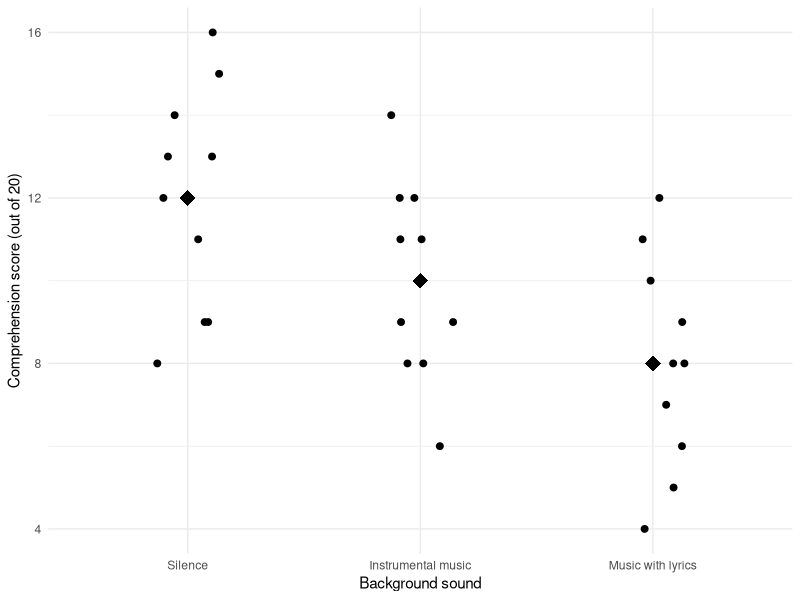
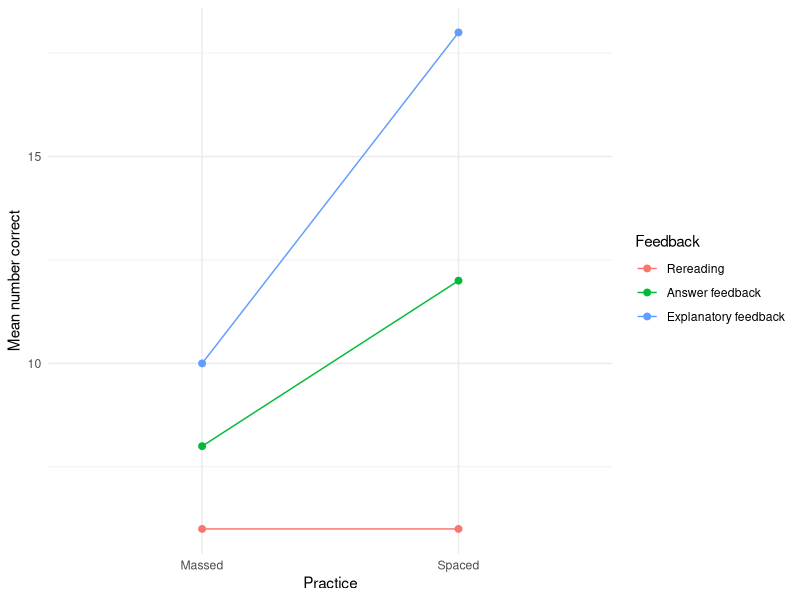
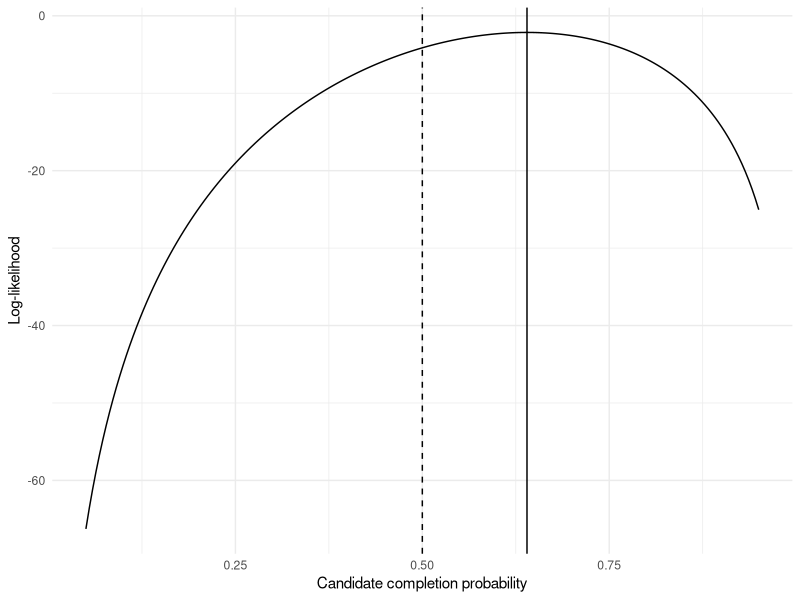
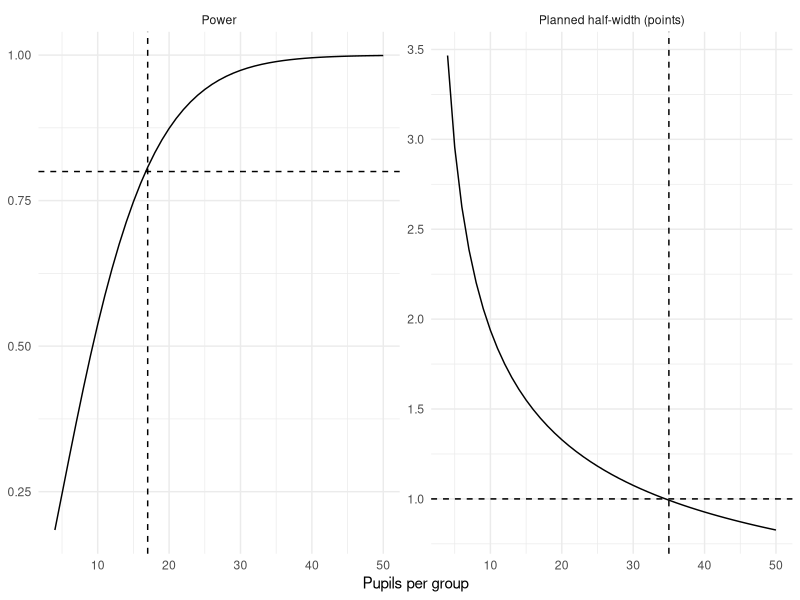

Recreate these plots in R, in order.
## ---- chunk 1
#| label: setup
#| include: false
knitr::opts_chunk$set(echo = TRUE, warning = FALSE, message = FALSE,
                     collapse = TRUE, comment = "#>")
if (knitr::is_latex_output()) knitr::opts_chunk$set(dev = "cairo_pdf")
options(digits = 10, width = 65, show.signif.stars = FALSE)
## ---- chunk 2
#| label: ch06-sound-setup
sound_data <- data.frame(
  sound = factor(rep(c("Silence", "Instrumental music",
    "Music with lyrics"), each = 10),
    levels = c("Silence", "Instrumental music",
      "Music with lyrics")),
  score = c(8, 9, 9, 11, 12, 13, 13, 14, 15, 16,
    6, 8, 8, 9, 9, 11, 11, 12, 12, 14,
    4, 5, 6, 7, 8, 8, 9, 10, 11, 12))
table(sound_data$sound)
with(sound_data, tapply(score, sound, mean))
with(sound_data, tapply(score, sound, sd))
## ---- chunk 3
#| label: fig-ch06-sound-groups
#| echo: false
#| fig-width: 6.4
#| fig-height: 3.5
#| fig-cap: "Individual comprehension scores and their three condition means."
#| fig-alt: "Ten scores in each of Silence, Instrumental music and Music with lyrics, spread slightly sideways so that tied scores stay visible, lie around means 12, 10 and 8. Larger diamonds mark the means; the three spreads are similar."
library(ggplot2)
set.seed(12345)
group_means <- aggregate(score ~ sound, sound_data, mean)
p <- ggplot(sound_data, aes(sound, score))
p + geom_jitter(width = 0.15, height = 0, size = 2) +
  geom_point(data = group_means, shape = 18, size = 5,
    colour = "black") +
  labs(x = "Background sound",
    y = "Comprehension score (out of 20)") +
  theme_minimal(base_size = 11)
## ---- chunk 4
#| label: ch06-oneway-fit
one_fit <- aov(score ~ sound, data = sound_data)
anova(one_fit)
## ---- chunk 5
#| label: ch06-indicator-fit
indicator_fit <- lm(score ~ sound, data = sound_data)
coef(indicator_fit)
## ---- chunk 6
#| label: ch06-bonferroni
mse <- deviance(one_fit) / df.residual(one_fit)
means <- with(sound_data, tapply(score, sound, mean))
estimate <- c(Instrumental = unname(means[2] - means[1]),
  Lyrics = unname(means[3] - means[1]))
se <- sqrt(mse * (1/10 + 1/10))
critical <- qt(1 - .05/(2*2), df.residual(one_fit))
raw_p <- 2 * pt(-abs(estimate/se), df.residual(one_fit))
cbind(estimate, SE = se, lower = estimate-critical*se,
  upper = estimate+critical*se,
  adjusted_p = p.adjust(raw_p, method = "bonferroni"))
## ---- chunk 7
#| label: ch06-tukey
TukeyHSD(one_fit, "sound", conf.level = .95)
## ---- chunk 8
#| label: ch06-welch-oneway
oneway.test(score ~ sound, data = sound_data)
## ---- chunk 9
#| label: ch06-feedback-setup
feedback_data <- data.frame(
  student = 1:24,
  feedback = factor(rep(c("Rereading", "Answer feedback",
    "Explanatory feedback"), each = 8),
    levels = c("Rereading", "Answer feedback",
      "Explanatory feedback")),
  practice = factor(rep(rep(c("Massed", "Spaced"),
    each = 4), 3), levels = c("Massed", "Spaced")),
  score = c(4,5,7,8, 4,5,7,8, 6,7,9,10, 10,11,13,14,
    8,9,11,12, 16,17,19,20))
## ---- chunk 10
#| label: ch06-cell-summaries
with(feedback_data, table(feedback, practice))
cell_mean <- with(feedback_data,
  tapply(score, list(feedback, practice), mean))
cell_mean
## ---- chunk 11
#| label: fig-ch06-feedback-interaction
#| echo: false
#| fig-pos: "!ht"
#| fig-width: 6.4
#| fig-height: 3.6
#| fig-cap: "The practice difference depends on feedback."
#| fig-alt: "Rereading joins 6 to 6, Answer feedback joins 8 to 12, and Explanatory feedback joins 10 to 18 from Massed to Spaced. The lines have different slopes."
cell_plot <- aggregate(score ~ feedback + practice,
  feedback_data, mean)
ggplot(cell_plot, aes(practice, score, colour = feedback,
  group = feedback)) + geom_line() + geom_point(size = 2) +
  labs(x = "Practice", y = "Mean number correct",
    colour = "Feedback") +
  theme_minimal(base_size = 11)
## ---- chunk 12
#| label: ch06-factorial-fit
two_fit <- aov(score ~ feedback * practice,
  data = feedback_data)
anova(two_fit)
## ---- chunk 13
#| label: ch06-nested-f
additive_fit <- lm(score ~ feedback + practice, data = feedback_data)
full_fit <- lm(score ~ feedback * practice, data = feedback_data)
coef(additive_fit)
anova(additive_fit, full_fit)
## ---- chunk 14
#| label: ch06-selected-interaction
dd <- (cell_mean["Answer feedback", "Spaced"] -
  cell_mean["Answer feedback", "Massed"]) -
  (cell_mean["Rereading", "Spaced"] -
  cell_mean["Rereading", "Massed"])
mse_two <- deviance(two_fit) / df.residual(two_fit)
se_dd <- sqrt(mse_two * 4/4)
scheffe <- sqrt(2 * qf(.95, 2, 18))
c(estimate = dd, SE = se_dd, multiplier = scheffe)
dd + c(-1, 1) * scheffe * se_dd
## ---- chunk 15
#| label: ch06-one-proportion
one_prop <- prop.test(32, 50, p = .5, correct = FALSE)
one_prop$estimate
one_prop$statistic
one_prop$p.value
one_prop$conf.int
## ---- chunk 16
#| label: ch06-two-way-counts
counts <- matrix(c(32, 18, 18, 32), nrow = 2,
  byrow = TRUE,
  dimnames = list(Format = c("Online", "In person"),
    Result = c("Completed", "Not completed")))
prop.table(counts, margin = 1)
count_test <- chisq.test(counts, correct = FALSE)
count_test$expected
count_test$statistic
count_test$p.value
count_test$residuals
## ---- chunk 17
#| label: ch06-scalar-squared-loss
silence <- subset(sound_data, sound == "Silence")$score
loss <- function(center) sum((silence - center)^2)
mean_fit <- optimize(loss, interval = range(silence))
c(center = mean_fit$minimum, squared_loss = mean_fit$objective)
## ---- chunk 18
#| label: ch06-scalar-binomial-mle
negative_loglik <- function(p) {
  -dbinom(32, size = 50, prob = p, log = TRUE)
}
likelihood_fit <- optimize(negative_loglik, interval = c(0, 1))
c(numerical = likelihood_fit$minimum, analytic = 32/50,
  negative_loglik = likelihood_fit$objective)
negative_loglik(.5)
## ---- chunk 19
#| label: fig-ch06-likelihood
#| echo: false
#| fig-pos: "!ht"
#| fig-width: 6.1
#| fig-height: 3.4
#| fig-cap: "The binomial log-likelihood is largest at the observed proportion."
#| fig-alt: "For 32 successes in 50 fixed trials, the log-likelihood curve peaks at candidate probability .64. A dashed line at .5 intersects the curve at a lower value."
likelihood_grid <- data.frame(p = seq(.05, .95, length.out = 200))
likelihood_grid$loglik <- dbinom(32, size = 50,
  prob = likelihood_grid$p, log = TRUE)
ggplot(likelihood_grid, aes(p, loglik)) + geom_line() +
  geom_vline(xintercept = .64) +
  geom_vline(xintercept = .5, linetype = 2) +
  labs(x = "Candidate completion probability", y = "Log-likelihood") +
  theme_minimal(base_size = 11)
## ---- chunk 20
#| label: ch06-one-generated-anova
set.seed(60630)
n_per_group <- 4
sim_group <- factor(rep(1:3, each = n_per_group))
sim_score <- rnorm(3*n_per_group,
  mean = rep(c(8, 8, 8), each = n_per_group), sd = sqrt(10/3))
anova(lm(sim_score ~ sim_group))
## ---- chunk 21
#| label: ch06-contrast-power
contrast_power <- function(n, delta = 2, sigma = sqrt(10/3)) {
  df <- 3*(n-1)
  critical <- qt(1 - .05/(2*2), df)
  ncp <- delta / (sigma * sqrt(2/n))
  pt(-critical, df, ncp = ncp) +
    pt(critical, df, ncp = ncp, lower.tail = FALSE)
}
round(c(n16 = contrast_power(16), n17 = contrast_power(17)), 4)
## ---- chunk 22
#| label: fig-ch06-planning
#| echo: false
#| fig-width: 6.4
#| fig-height: 2.7
#| fig-cap: "Power and planned interval width impose different sample-size targets."
#| fig-alt: "For the same two-comparison three-group procedure, power rises above .8 at 17 pupils per group. Planned simultaneous interval half-width falls below one point at 35 pupils per group."
n_grid <- 4:50
powers <- sapply(n_grid, contrast_power)
half_width <- qt(1-.05/(2*2), 3*(n_grid-1)) *
  sqrt(2*(10/3)/n_grid)
panel <- c("Power", "Planned half-width (points)")
planning <- data.frame(n = rep(n_grid, 2),
  value = c(powers, half_width),
  target = factor(rep(panel, each = length(n_grid)), levels = panel))
targets <- data.frame(target = factor(panel, levels = panel),
  value = c(.8, 1), n = c(17, 35))
ggplot(planning, aes(n, value)) + geom_line() +
  geom_hline(aes(yintercept = value), data = targets, linetype = 2) +
  geom_vline(aes(xintercept = n), data = targets, linetype = 2) +
  facet_wrap(~ target, scales = "free_y") +
  labs(x = "Pupils per group", y = NULL) +
  theme_minimal(base_size = 11)
